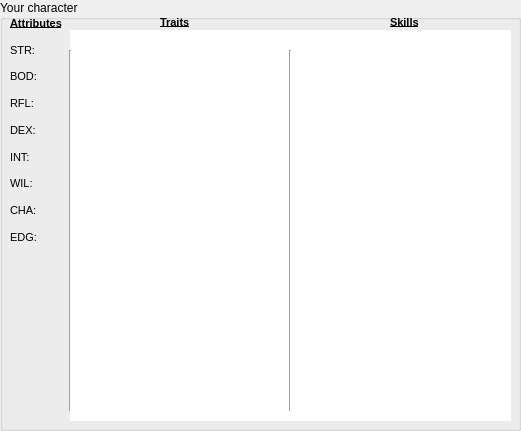
   <widget class="QGroupBox" name="groupBoxStage0_2">
    <property name="geometry">
     <rect>
      <x>10</x>
      <y>60</y>
      <width>521</width>
      <height>431</height>
     </rect>
    </property>
    <property name="sizePolicy">
     <sizepolicy hsizetype="Expanding" vsizetype="Expanding">
      <horstretch>0</horstretch>
      <verstretch>0</verstretch>
     </sizepolicy>
    </property>
    <property name="minimumSize">
     <size>
      <width>361</width>
      <height>171</height>
     </size>
    </property>
    <property name="title">
     <string>Your character</string>
    </property>
    <property name="flat">
     <bool>false</bool>
    </property>
    <property name="checkable">
     <bool>false</bool>
    </property>
    <widget class="QWidget" name="layoutWidget_2">
     <property name="geometry">
      <rect>
       <x>10</x>
       <y>10</y>
       <width>64</width>
       <height>241</height>
      </rect>
     </property>
     <layout class="QVBoxLayout" name="verticalLayout_2">
      <property name="spacing">
       <number>0</number>
      </property>
      <property name="margin">
       <number>0</number>
      </property>
      <item>
       <widget class="QLabel" name="AttributesLable_2">
        <property name="toolTip">
         <string>Characters in A Time of War are described using three broad
categories of statistics. The fi rst of these—Attributes—describes
the character’s raw physical and mental capabilities. Each
character possesses eight Attribute values (also called “Attribute
scores”) that are described below</string>
        </property>
        <property name="text">
         <string>&lt;!DOCTYPE HTML PUBLIC &quot;-//W3C//DTD HTML 4.0//EN&quot; &quot;http://www.w3.org/TR/REC-html40/strict.dtd&quot;&gt;
&lt;html&gt;&lt;head&gt;&lt;meta name=&quot;qrichtext&quot; content=&quot;1&quot; /&gt;&lt;style type=&quot;text/css&quot;&gt;
p, li { white-space: pre-wrap; }
&lt;/style&gt;&lt;/head&gt;&lt;body style=&quot; font-family:'MS Shell Dlg 2'; font-size:8.25pt; font-weight:400; font-style:normal;&quot;&gt;
&lt;p style=&quot; margin-top:0px; margin-bottom:0px; margin-left:0px; margin-right:0px; -qt-block-indent:0; text-indent:0px;&quot;&gt;&lt;span style=&quot; font-size:8pt; font-weight:600; text-decoration: underline;&quot;&gt;Attributes&lt;/span&gt;&lt;/p&gt;&lt;/body&gt;&lt;/html&gt;</string>
        </property>
       </widget>
      </item>
      <item>
       <widget class="QLabel" name="S1AttrStrLabel">
        <property name="toolTip">
         <string>STR (Strength): As its name implies, the STR (Strength)
Attribute measures a character’s raw muscle power, aff ecting the
amount of weight he can lift and carry, and how much damage he
can deliver in melee combat. Higher STR scores defi ne physically
stronger characters.</string>
        </property>
        <property name="text">
         <string>&lt;!DOCTYPE HTML PUBLIC &quot;-//W3C//DTD HTML 4.0//EN&quot; &quot;http://www.w3.org/TR/REC-html40/strict.dtd&quot;&gt;
&lt;html&gt;&lt;head&gt;&lt;meta name=&quot;qrichtext&quot; content=&quot;1&quot; /&gt;&lt;style type=&quot;text/css&quot;&gt;
p, li { white-space: pre-wrap; }
&lt;/style&gt;&lt;/head&gt;&lt;body style=&quot; font-family:'MS Shell Dlg 2'; font-size:8.25pt; font-weight:400; font-style:normal;&quot;&gt;
&lt;p align=&quot;justify&quot; style=&quot; margin-top:0px; margin-bottom:0px; margin-left:0px; margin-right:0px; -qt-block-indent:0; text-indent:0px;&quot;&gt;&lt;span style=&quot; font-size:8pt;&quot;&gt;STR:&lt;/span&gt;&lt;/p&gt;&lt;/body&gt;&lt;/html&gt;</string>
        </property>
       </widget>
      </item>
      <item>
       <widget class="QLabel" name="S1AttrBodLabel">
        <property name="toolTip">
         <string>BOD (Body): A character’s BOD (Body) Attribute indicates how 
sturdy and &quot;in shape&quot; he is, measuring raw endurance as well 
as how much damage the character can withstand in combat. 
Higher BOD scores reflect greater durability and the ability to 
perform strenuous tasks for longer durations.</string>
        </property>
        <property name="text">
         <string>&lt;!DOCTYPE HTML PUBLIC &quot;-//W3C//DTD HTML 4.0//EN&quot; &quot;http://www.w3.org/TR/REC-html40/strict.dtd&quot;&gt;
&lt;html&gt;&lt;head&gt;&lt;meta name=&quot;qrichtext&quot; content=&quot;1&quot; /&gt;&lt;style type=&quot;text/css&quot;&gt;
p, li { white-space: pre-wrap; }
&lt;/style&gt;&lt;/head&gt;&lt;body style=&quot; font-family:'MS Shell Dlg 2'; font-size:8.25pt; font-weight:400; font-style:normal;&quot;&gt;
&lt;p align=&quot;justify&quot; style=&quot; margin-top:0px; margin-bottom:0px; margin-left:0px; margin-right:0px; -qt-block-indent:0; text-indent:0px;&quot;&gt;&lt;span style=&quot; font-size:8pt;&quot;&gt;BOD:&lt;/span&gt;&lt;/p&gt;&lt;/body&gt;&lt;/html&gt;</string>
        </property>
       </widget>
      </item>
      <item>
       <widget class="QLabel" name="S1AttrRflLabel">
        <property name="toolTip">
         <string>RFL (Refl exes): The RFL (Refl exes) Attribute measures a character’s swiftness and
reaction time, aff ecting how fast he can react to threats or cover ground. Higher RFL
scores refl ect less hesitation, better response times and quicker overall movement.</string>
        </property>
        <property name="text">
         <string>&lt;!DOCTYPE HTML PUBLIC &quot;-//W3C//DTD HTML 4.0//EN&quot; &quot;http://www.w3.org/TR/REC-html40/strict.dtd&quot;&gt;
&lt;html&gt;&lt;head&gt;&lt;meta name=&quot;qrichtext&quot; content=&quot;1&quot; /&gt;&lt;style type=&quot;text/css&quot;&gt;
p, li { white-space: pre-wrap; }
&lt;/style&gt;&lt;/head&gt;&lt;body style=&quot; font-family:'MS Shell Dlg 2'; font-size:8.25pt; font-weight:400; font-style:normal;&quot;&gt;
&lt;p align=&quot;justify&quot; style=&quot; margin-top:0px; margin-bottom:0px; margin-left:0px; margin-right:0px; -qt-block-indent:0; text-indent:0px;&quot;&gt;&lt;span style=&quot; font-size:8pt;&quot;&gt;RFL:&lt;/span&gt;&lt;/p&gt;&lt;/body&gt;&lt;/html&gt;</string>
        </property>
       </widget>
      </item>
      <item>
       <widget class="QLabel" name="S1AttrDexLabel">
        <property name="toolTip">
         <string>DEX (Dexterity): The DEX (Dexterity) Attribute defi nes a character’s fi ne
motor control and physical acuity, a vital quality for everything from operating
a computer to fi ring a handgun. Higher DEX scores refl ect a steadier hand and
superior hand-eye coordination.</string>
        </property>
        <property name="text">
         <string>&lt;!DOCTYPE HTML PUBLIC &quot;-//W3C//DTD HTML 4.0//EN&quot; &quot;http://www.w3.org/TR/REC-html40/strict.dtd&quot;&gt;
&lt;html&gt;&lt;head&gt;&lt;meta name=&quot;qrichtext&quot; content=&quot;1&quot; /&gt;&lt;style type=&quot;text/css&quot;&gt;
p, li { white-space: pre-wrap; }
&lt;/style&gt;&lt;/head&gt;&lt;body style=&quot; font-family:'MS Shell Dlg 2'; font-size:8.25pt; font-weight:400; font-style:normal;&quot;&gt;
&lt;p align=&quot;justify&quot; style=&quot; margin-top:0px; margin-bottom:0px; margin-left:0px; margin-right:0px; -qt-block-indent:0; text-indent:0px;&quot;&gt;&lt;span style=&quot; font-size:8pt;&quot;&gt;DEX:&lt;/span&gt;&lt;/p&gt;&lt;/body&gt;&lt;/html&gt;</string>
        </property>
       </widget>
      </item>
      <item>
       <widget class="QLabel" name="S1AttrIntLabel">
        <property name="toolTip">
         <string>INT (Intelligence): As can be surmised, the INT (Intelligence) Attribute
measures a character’s brainpower, particularly his memory, higher reasoning
and deductive powers. Higher INT scores refl ect keener minds.</string>
        </property>
        <property name="text">
         <string>&lt;!DOCTYPE HTML PUBLIC &quot;-//W3C//DTD HTML 4.0//EN&quot; &quot;http://www.w3.org/TR/REC-html40/strict.dtd&quot;&gt;
&lt;html&gt;&lt;head&gt;&lt;meta name=&quot;qrichtext&quot; content=&quot;1&quot; /&gt;&lt;style type=&quot;text/css&quot;&gt;
p, li { white-space: pre-wrap; }
&lt;/style&gt;&lt;/head&gt;&lt;body style=&quot; font-family:'MS Shell Dlg 2'; font-size:8.25pt; font-weight:400; font-style:normal;&quot;&gt;
&lt;p align=&quot;justify&quot; style=&quot; margin-top:0px; margin-bottom:0px; margin-left:0px; margin-right:0px; -qt-block-indent:0; text-indent:0px;&quot;&gt;&lt;span style=&quot; font-size:8pt;&quot;&gt;INT:&lt;/span&gt;&lt;/p&gt;&lt;/body&gt;&lt;/html&gt;</string>
        </property>
       </widget>
      </item>
      <item>
       <widget class="QLabel" name="S1AttrWilLabel">
        <property name="toolTip">
         <string>WIL (Willpower): The WIL (Willpower) Attribute measures a character’s bravery
and his capacity to “think for himself”, as well as his ability to steel his nerves
and rally his body against fear and physical exhaustion, and to take charge of a
situation. Higher WIL scores describe bolder and more decisive characters.</string>
        </property>
        <property name="text">
         <string>&lt;!DOCTYPE HTML PUBLIC &quot;-//W3C//DTD HTML 4.0//EN&quot; &quot;http://www.w3.org/TR/REC-html40/strict.dtd&quot;&gt;
&lt;html&gt;&lt;head&gt;&lt;meta name=&quot;qrichtext&quot; content=&quot;1&quot; /&gt;&lt;style type=&quot;text/css&quot;&gt;
p, li { white-space: pre-wrap; }
&lt;/style&gt;&lt;/head&gt;&lt;body style=&quot; font-family:'MS Shell Dlg 2'; font-size:8.25pt; font-weight:400; font-style:normal;&quot;&gt;
&lt;p align=&quot;justify&quot; style=&quot; margin-top:0px; margin-bottom:0px; margin-left:0px; margin-right:0px; -qt-block-indent:0; text-indent:0px;&quot;&gt;&lt;span style=&quot; font-size:8pt;&quot;&gt;WIL:&lt;/span&gt;&lt;/p&gt;&lt;/body&gt;&lt;/html&gt;</string>
        </property>
       </widget>
      </item>
      <item>
       <widget class="QLabel" name="S1AttrChaLabel">
        <property name="toolTip">
         <string>CHA (Charisma): The CHA (Charisma) Attribute measures a character’s
personal appeal, aff ecting how those around him react to his general appearance,
mannerisms and speech. While not an indicator of physical beauty per se, higher
CHA scores describe characters who are more appealing and inspiring to others.</string>
        </property>
        <property name="text">
         <string>&lt;!DOCTYPE HTML PUBLIC &quot;-//W3C//DTD HTML 4.0//EN&quot; &quot;http://www.w3.org/TR/REC-html40/strict.dtd&quot;&gt;
&lt;html&gt;&lt;head&gt;&lt;meta name=&quot;qrichtext&quot; content=&quot;1&quot; /&gt;&lt;style type=&quot;text/css&quot;&gt;
p, li { white-space: pre-wrap; }
&lt;/style&gt;&lt;/head&gt;&lt;body style=&quot; font-family:'MS Shell Dlg 2'; font-size:8.25pt; font-weight:400; font-style:normal;&quot;&gt;
&lt;p align=&quot;justify&quot; style=&quot; margin-top:0px; margin-bottom:0px; margin-left:0px; margin-right:0px; -qt-block-indent:0; text-indent:0px;&quot;&gt;&lt;span style=&quot; font-size:8pt;&quot;&gt;CHA:&lt;/span&gt;&lt;/p&gt;&lt;/body&gt;&lt;/html&gt;</string>
        </property>
       </widget>
      </item>
      <item>
       <widget class="QLabel" name="S1AttrEdgLabel">
        <property name="toolTip">
         <string>EDG (Edge): The EDG (Edge) Attribute is easily one of the most powerful
Attributes a player character (or critical NPC) possesses. Representing raw luck,
a character’s EDG points can be “burned” in game play to aff ect Action Checks,
altering their outcomes slightly or even forcing a “do over” that can snatch a victory
out of certain defeat. Characters with a higher EDG have more luck on their side.</string>
        </property>
        <property name="text">
         <string>&lt;!DOCTYPE HTML PUBLIC &quot;-//W3C//DTD HTML 4.0//EN&quot; &quot;http://www.w3.org/TR/REC-html40/strict.dtd&quot;&gt;
&lt;html&gt;&lt;head&gt;&lt;meta name=&quot;qrichtext&quot; content=&quot;1&quot; /&gt;&lt;style type=&quot;text/css&quot;&gt;
p, li { white-space: pre-wrap; }
&lt;/style&gt;&lt;/head&gt;&lt;body style=&quot; font-family:'MS Shell Dlg 2'; font-size:8.25pt; font-weight:400; font-style:normal;&quot;&gt;
&lt;p align=&quot;justify&quot; style=&quot; margin-top:0px; margin-bottom:0px; margin-left:0px; margin-right:0px; -qt-block-indent:0; text-indent:0px;&quot;&gt;&lt;span style=&quot; font-size:8pt;&quot;&gt;EDG:&lt;/span&gt;&lt;/p&gt;&lt;/body&gt;&lt;/html&gt;</string>
        </property>
       </widget>
      </item>
     </layout>
    </widget>
    <widget class="QTableWidget" name="S1TraitsTable">
     <property name="geometry">
      <rect>
       <x>70</x>
       <y>30</y>
       <width>221</width>
       <height>391</height>
      </rect>
     </property>
     <property name="baseSize">
      <size>
       <width>0</width>
       <height>0</height>
      </size>
     </property>
     <property name="font">
      <font>
       <pointsize>8</pointsize>
      </font>
     </property>
     <property name="frameShape">
      <enum>QFrame::NoFrame</enum>
     </property>
     <property name="verticalScrollBarPolicy">
      <enum>Qt::ScrollBarAlwaysOff</enum>
     </property>
     <property name="horizontalScrollBarPolicy">
      <enum>Qt::ScrollBarAlwaysOff</enum>
     </property>
     <property name="autoScroll">
      <bool>false</bool>
     </property>
     <property name="autoScrollMargin">
      <number>0</number>
     </property>
     <property name="editTriggers">
      <set>QAbstractItemView::NoEditTriggers</set>
     </property>
     <property name="tabKeyNavigation">
      <bool>false</bool>
     </property>
     <property name="showDropIndicator" stdset="0">
      <bool>false</bool>
     </property>
     <property name="dragDropOverwriteMode">
      <bool>false</bool>
     </property>
     <property name="alternatingRowColors">
      <bool>false</bool>
     </property>
     <property name="selectionMode">
      <enum>QAbstractItemView::NoSelection</enum>
     </property>
     <property name="selectionBehavior">
      <enum>QAbstractItemView::SelectRows</enum>
     </property>
     <property name="showGrid">
      <bool>false</bool>
     </property>
     <property name="gridStyle">
      <enum>Qt::SolidLine</enum>
     </property>
     <property name="sortingEnabled">
      <bool>false</bool>
     </property>
     <property name="wordWrap">
      <bool>false</bool>
     </property>
     <property name="cornerButtonEnabled">
      <bool>false</bool>
     </property>
     <property name="rowCount">
      <number>27</number>
     </property>
     <property name="columnCount">
      <number>2</number>
     </property>
     <attribute name="horizontalHeaderVisible">
      <bool>false</bool>
     </attribute>
     <attribute name="horizontalHeaderCascadingSectionResizes">
      <bool>true</bool>
     </attribute>
     <attribute name="horizontalHeaderDefaultSectionSize">
      <number>185</number>
     </attribute>
     <attribute name="horizontalHeaderMinimumSectionSize">
      <number>62</number>
     </attribute>
     <attribute name="horizontalHeaderShowSortIndicator" stdset="0">
      <bool>false</bool>
     </attribute>
     <attribute name="horizontalHeaderStretchLastSection">
      <bool>true</bool>
     </attribute>
     <attribute name="verticalHeaderVisible">
      <bool>false</bool>
     </attribute>
     <attribute name="verticalHeaderCascadingSectionResizes">
      <bool>true</bool>
     </attribute>
     <attribute name="verticalHeaderDefaultSectionSize">
      <number>14</number>
     </attribute>
     <attribute name="verticalHeaderMinimumSectionSize">
      <number>17</number>
     </attribute>
     <attribute name="verticalHeaderShowSortIndicator" stdset="0">
      <bool>true</bool>
     </attribute>
     <attribute name="verticalHeaderStretchLastSection">
      <bool>false</bool>
     </attribute>
     <row/>
     <row/>
     <row/>
     <row/>
     <row/>
     <row/>
     <row/>
     <row/>
     <row/>
     <row/>
     <row/>
     <row/>
     <row/>
     <row/>
     <row/>
     <row/>
     <row/>
     <row/>
     <row/>
     <row/>
     <row/>
     <row/>
     <row/>
     <row/>
     <row/>
     <row/>
     <row/>
     <column/>
     <column/>
    </widget>
    <widget class="QLabel" name="label_20">
     <property name="geometry">
      <rect>
       <x>160</x>
       <y>16</y>
       <width>46</width>
       <height>13</height>
      </rect>
     </property>
     <property name="toolTip">
      <string>A character's Traits define special-purpose characteristics and
abilities beyond the more quantifi able Attributes and Skills. Traits 
can  aff ect  game  play  in  a  variety  of  ways,  from  a  special  rule 
applicable to limited circumstances to a personal detail signifi cant 
enough for its own plot hook.</string>
     </property>
     <property name="whatsThis">
      <string>&lt;!DOCTYPE HTML PUBLIC &quot;-//W3C//DTD HTML 4.0//EN&quot; &quot;http://www.w3.org/TR/REC-html40/strict.dtd&quot;&gt;
&lt;html&gt;&lt;head&gt;&lt;meta name=&quot;qrichtext&quot; content=&quot;1&quot; /&gt;&lt;style type=&quot;text/css&quot;&gt;
p, li { white-space: pre-wrap; }
&lt;/style&gt;&lt;/head&gt;&lt;body style=&quot; font-family:'MS Shell Dlg 2'; font-size:8.25pt; font-weight:400; font-style:normal;&quot;&gt;
&lt;p style=&quot; margin-top:0px; margin-bottom:0px; margin-left:0px; margin-right:0px; -qt-block-indent:0; text-indent:0px;&quot;&gt;&lt;span style=&quot; font-size:8pt;&quot;&gt;A character's Traits define special-purpose&lt;/span&gt;&lt;/p&gt;
&lt;p style=&quot; margin-top:0px; margin-bottom:0px; margin-left:0px; margin-right:0px; -qt-block-indent:0; text-indent:0px;&quot;&gt;&lt;span style=&quot; font-size:8pt;&quot;&gt;characteristics and abilities beyond the more&lt;/span&gt;&lt;/p&gt;
&lt;p style=&quot; margin-top:0px; margin-bottom:0px; margin-left:0px; margin-right:0px; -qt-block-indent:0; text-indent:0px;&quot;&gt;&lt;span style=&quot; font-size:8pt;&quot;&gt;quantifiable Attributes and Skills. Traits &lt;/span&gt;&lt;/p&gt;
&lt;p style=&quot; margin-top:0px; margin-bottom:0px; margin-left:0px; margin-right:0px; -qt-block-indent:0; text-indent:0px;&quot;&gt;&lt;span style=&quot; font-size:8pt;&quot;&gt;can  aff ect  game  play  in  a  variety  of  &lt;/span&gt;&lt;/p&gt;
&lt;p style=&quot; margin-top:0px; margin-bottom:0px; margin-left:0px; margin-right:0px; -qt-block-indent:0; text-indent:0px;&quot;&gt;&lt;span style=&quot; font-size:8pt;&quot;&gt;ways,  from  a  special  rule applicable to &lt;/span&gt;&lt;/p&gt;
&lt;p style=&quot; margin-top:0px; margin-bottom:0px; margin-left:0px; margin-right:0px; -qt-block-indent:0; text-indent:0px;&quot;&gt;&lt;span style=&quot; font-size:8pt;&quot;&gt;limited circumstances to a personal detail &lt;/span&gt;&lt;/p&gt;
&lt;p style=&quot; margin-top:0px; margin-bottom:0px; margin-left:0px; margin-right:0px; -qt-block-indent:0; text-indent:0px;&quot;&gt;&lt;span style=&quot; font-size:8pt;&quot;&gt;significant enough for its own plot hook.&lt;/span&gt;&lt;/p&gt;&lt;/body&gt;&lt;/html&gt;</string>
     </property>
     <property name="text">
      <string>&lt;!DOCTYPE HTML PUBLIC &quot;-//W3C//DTD HTML 4.0//EN&quot; &quot;http://www.w3.org/TR/REC-html40/strict.dtd&quot;&gt;
&lt;html&gt;&lt;head&gt;&lt;meta name=&quot;qrichtext&quot; content=&quot;1&quot; /&gt;&lt;style type=&quot;text/css&quot;&gt;
p, li { white-space: pre-wrap; }
&lt;/style&gt;&lt;/head&gt;&lt;body style=&quot; font-family:'MS Shell Dlg 2'; font-size:8.25pt; font-weight:400; font-style:normal;&quot;&gt;
&lt;p style=&quot; margin-top:0px; margin-bottom:0px; margin-left:0px; margin-right:0px; -qt-block-indent:0; text-indent:0px;&quot;&gt;&lt;span style=&quot; font-size:8pt; font-weight:600; text-decoration: underline;&quot;&gt;Traits&lt;/span&gt;&lt;/p&gt;&lt;/body&gt;&lt;/html&gt;</string>
     </property>
    </widget>
    <widget class="QLabel" name="label_22">
     <property name="geometry">
      <rect>
       <x>390</x>
       <y>16</y>
       <width>46</width>
       <height>13</height>
      </rect>
     </property>
     <property name="toolTip">
      <string>A character’s Skills list represents abilities he has been trained 
to use eff ectively. In a typical A Time of War role-playing session, 
characters generally use Skill Action Checks to resolve actions far 
more often than they use Attributes or Traits.</string>
     </property>
     <property name="whatsThis">
      <string>&lt;!DOCTYPE HTML PUBLIC &quot;-//W3C//DTD HTML 4.0//EN&quot; &quot;http://www.w3.org/TR/REC-html40/strict.dtd&quot;&gt;
&lt;html&gt;&lt;head&gt;&lt;meta name=&quot;qrichtext&quot; content=&quot;1&quot; /&gt;&lt;style type=&quot;text/css&quot;&gt;
p, li { white-space: pre-wrap; }
&lt;/style&gt;&lt;/head&gt;&lt;body style=&quot; font-family:'MS Shell Dlg 2'; font-size:8.25pt; font-weight:400; font-style:normal;&quot;&gt;
&lt;p style=&quot; margin-top:0px; margin-bottom:0px; margin-left:0px; margin-right:0px; -qt-block-indent:0; text-indent:0px;&quot;&gt;&lt;span style=&quot; font-size:8pt;&quot;&gt;A character’s Skills list represents abilities &lt;/span&gt;&lt;/p&gt;
&lt;p style=&quot; margin-top:0px; margin-bottom:0px; margin-left:0px; margin-right:0px; -qt-block-indent:0; text-indent:0px;&quot;&gt;&lt;span style=&quot; font-size:8pt;&quot;&gt;he has been trained to use eff ectively. &lt;/span&gt;&lt;/p&gt;
&lt;p style=&quot; margin-top:0px; margin-bottom:0px; margin-left:0px; margin-right:0px; -qt-block-indent:0; text-indent:0px;&quot;&gt;&lt;span style=&quot; font-size:8pt;&quot;&gt;In a typical A Time of War role-playing &lt;/span&gt;&lt;/p&gt;
&lt;p style=&quot; margin-top:0px; margin-bottom:0px; margin-left:0px; margin-right:0px; -qt-block-indent:0; text-indent:0px;&quot;&gt;&lt;span style=&quot; font-size:8pt;&quot;&gt;session, characters generally use Skill Action &lt;/span&gt;&lt;/p&gt;
&lt;p style=&quot; margin-top:0px; margin-bottom:0px; margin-left:0px; margin-right:0px; -qt-block-indent:0; text-indent:0px;&quot;&gt;&lt;span style=&quot; font-size:8pt;&quot;&gt;Checks to resolve actions far more often &lt;/span&gt;&lt;/p&gt;
&lt;p style=&quot; margin-top:0px; margin-bottom:0px; margin-left:0px; margin-right:0px; -qt-block-indent:0; text-indent:0px;&quot;&gt;&lt;span style=&quot; font-size:8pt;&quot;&gt;than they use Attributes or Traits.&lt;/span&gt;&lt;/p&gt;&lt;/body&gt;&lt;/html&gt;</string>
     </property>
     <property name="text">
      <string>&lt;!DOCTYPE HTML PUBLIC &quot;-//W3C//DTD HTML 4.0//EN&quot; &quot;http://www.w3.org/TR/REC-html40/strict.dtd&quot;&gt;
&lt;html&gt;&lt;head&gt;&lt;meta name=&quot;qrichtext&quot; content=&quot;1&quot; /&gt;&lt;style type=&quot;text/css&quot;&gt;
p, li { white-space: pre-wrap; }
&lt;/style&gt;&lt;/head&gt;&lt;body style=&quot; font-family:'MS Shell Dlg 2'; font-size:8.25pt; font-weight:400; font-style:normal;&quot;&gt;
&lt;p style=&quot; margin-top:0px; margin-bottom:0px; margin-left:0px; margin-right:0px; -qt-block-indent:0; text-indent:0px;&quot;&gt;&lt;span style=&quot; font-size:8pt; font-weight:600; text-decoration: underline;&quot;&gt;Skills&lt;/span&gt;&lt;/p&gt;&lt;/body&gt;&lt;/html&gt;</string>
     </property>
    </widget>
    <widget class="QTableWidget" name="S1SkillsTable">
     <property name="geometry">
      <rect>
       <x>290</x>
       <y>30</y>
       <width>221</width>
       <height>391</height>
      </rect>
     </property>
     <property name="baseSize">
      <size>
       <width>0</width>
       <height>0</height>
      </size>
     </property>
     <property name="font">
      <font>
       <pointsize>8</pointsize>
      </font>
     </property>
     <property name="frameShape">
      <enum>QFrame::NoFrame</enum>
     </property>
     <property name="verticalScrollBarPolicy">
      <enum>Qt::ScrollBarAlwaysOff</enum>
     </property>
     <property name="horizontalScrollBarPolicy">
      <enum>Qt::ScrollBarAlwaysOff</enum>
     </property>
     <property name="autoScroll">
      <bool>false</bool>
     </property>
     <property name="autoScrollMargin">
      <number>0</number>
     </property>
     <property name="editTriggers">
      <set>QAbstractItemView::NoEditTriggers</set>
     </property>
     <property name="tabKeyNavigation">
      <bool>false</bool>
     </property>
     <property name="showDropIndicator" stdset="0">
      <bool>false</bool>
     </property>
     <property name="dragDropOverwriteMode">
      <bool>false</bool>
     </property>
     <property name="alternatingRowColors">
      <bool>false</bool>
     </property>
     <property name="selectionMode">
      <enum>QAbstractItemView::NoSelection</enum>
     </property>
     <property name="selectionBehavior">
      <enum>QAbstractItemView::SelectRows</enum>
     </property>
     <property name="showGrid">
      <bool>false</bool>
     </property>
     <property name="gridStyle">
      <enum>Qt::SolidLine</enum>
     </property>
     <property name="sortingEnabled">
      <bool>false</bool>
     </property>
     <property name="wordWrap">
      <bool>false</bool>
     </property>
     <property name="cornerButtonEnabled">
      <bool>false</bool>
     </property>
     <property name="rowCount">
      <number>27</number>
     </property>
     <property name="columnCount">
      <number>2</number>
     </property>
     <attribute name="horizontalHeaderVisible">
      <bool>false</bool>
     </attribute>
     <attribute name="horizontalHeaderCascadingSectionResizes">
      <bool>true</bool>
     </attribute>
     <attribute name="horizontalHeaderDefaultSectionSize">
      <number>195</number>
     </attribute>
     <attribute name="horizontalHeaderMinimumSectionSize">
      <number>62</number>
     </attribute>
     <attribute name="horizontalHeaderShowSortIndicator" stdset="0">
      <bool>false</bool>
     </attribute>
     <attribute name="horizontalHeaderStretchLastSection">
      <bool>true</bool>
     </attribute>
     <attribute name="verticalHeaderVisible">
      <bool>false</bool>
     </attribute>
     <attribute name="verticalHeaderCascadingSectionResizes">
      <bool>true</bool>
     </attribute>
     <attribute name="verticalHeaderDefaultSectionSize">
      <number>14</number>
     </attribute>
     <attribute name="verticalHeaderShowSortIndicator" stdset="0">
      <bool>true</bool>
     </attribute>
     <attribute name="verticalHeaderStretchLastSection">
      <bool>false</bool>
     </attribute>
     <row/>
     <row/>
     <row/>
     <row/>
     <row/>
     <row/>
     <row/>
     <row/>
     <row/>
     <row/>
     <row/>
     <row/>
     <row/>
     <row/>
     <row/>
     <row/>
     <row/>
     <row/>
     <row/>
     <row/>
     <row/>
     <row/>
     <row/>
     <row/>
     <row/>
     <row/>
     <row/>
     <column/>
     <column/>
    </widget>
    <widget class="Line" name="line_7">
     <property name="geometry">
      <rect>
       <x>280</x>
       <y>50</y>
       <width>20</width>
       <height>361</height>
      </rect>
     </property>
     <property name="orientation">
      <enum>Qt::Vertical</enum>
     </property>
    </widget>
    <widget class="Line" name="line_8">
     <property name="geometry">
      <rect>
       <x>60</x>
       <y>50</y>
       <width>20</width>
       <height>361</height>
      </rect>
     </property>
     <property name="orientation">
      <enum>Qt::Vertical</enum>
     </property>
    </widget>
   </widget>
